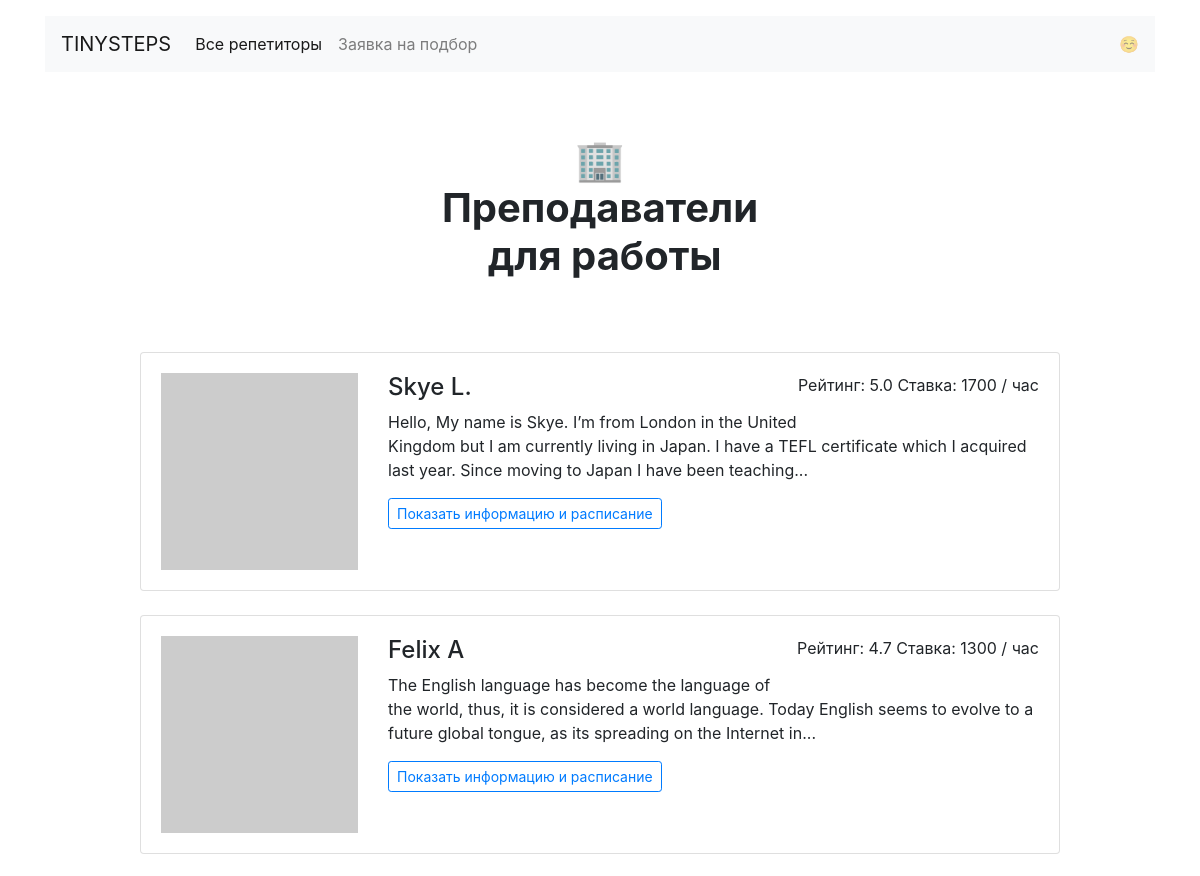
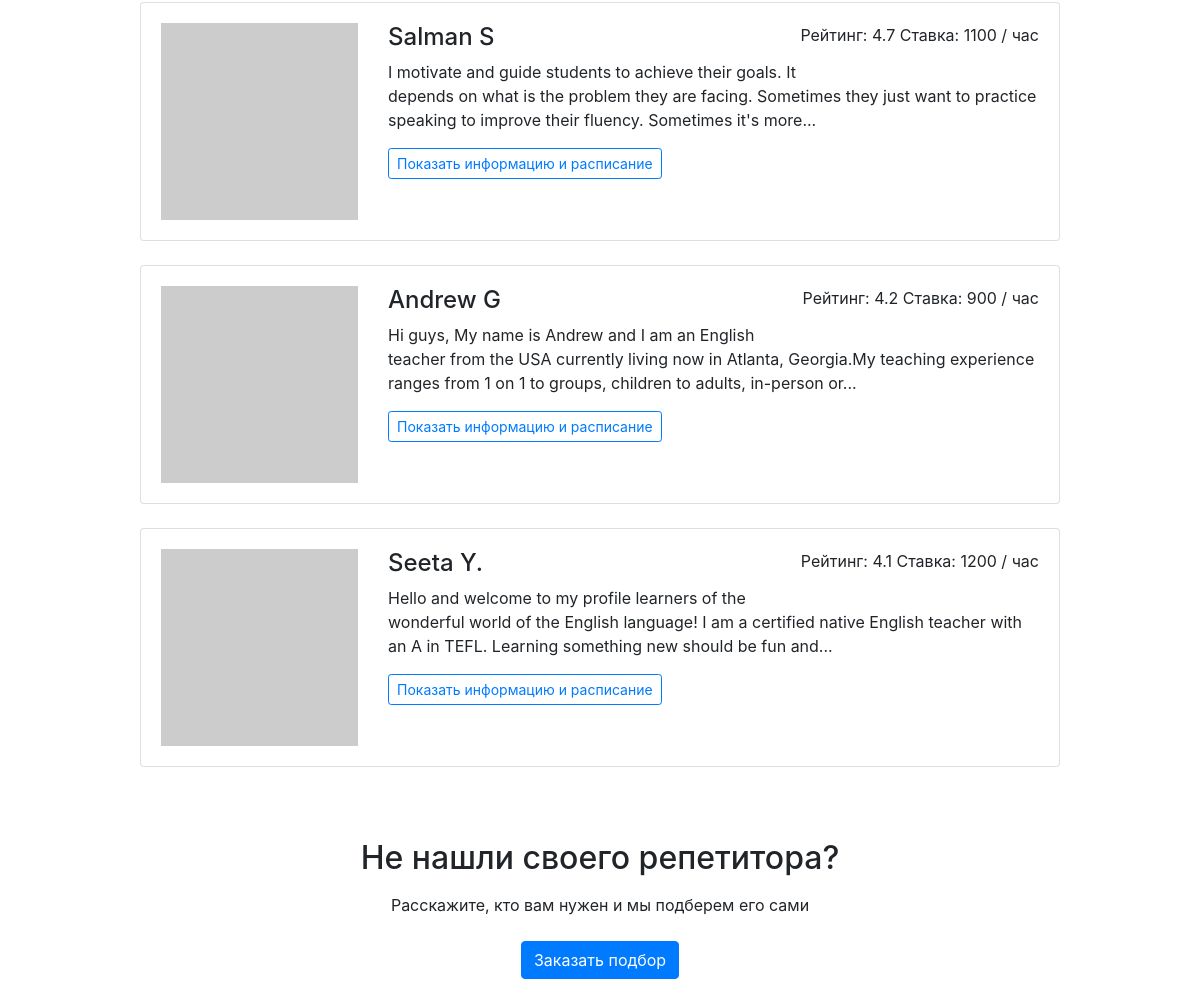
The app's page /goals/work/ with its own data (2 pictures, top to bottom).
### app.py (models this page shows)
class Goal(db.Model):
    __tablename__ = "goals"
    id = db.Column(db.Integer, primary_key=True)
    slug = db.Column(db.String(200))
    description = db.Column(db.String(200))
    teachers = db.relationship("Teacher", secondary=teachers_goals_association, back_populates="goals")
    icon = db.Column(db.String(30))

class Teacher(db.Model):
    __tablename__ = "teachers"
    id = db.Column(db.Integer, primary_key=True)
    name = db.Column(db.String(50))
    about = db.Column(db.Text)
    rating = db.Column(db.Float)
    picture = db.Column(db.String(200))
    price = db.Column(db.Integer)
    goals = db.relationship("Goal", secondary=teachers_goals_association, back_populates="teachers")
    free = db.Column(db.JSON)
    bookings = db.relationship("Booking", back_populates="teacher")

### app.py (the view)
@app.route('/goals/<goal_slug>/')
def render_goal(goal_slug):
    goal = db.session.query(Goal).filter(Goal.slug == goal_slug).one()
    profiles = db.session.query(Teacher).filter(Teacher.goals.any(id=goal.id)).order_by(Teacher.rating.desc()).all()
    icon = ICONS[goal.slug]
    return render_template('goal.html', goal=goal, profiles=profiles, icon=icon)

### templates/goal.html
{% extends 'base.html' %}
{% block content %}
  <main class="container mt-3">
    <h1 class="h1 text-center w-50 mx-auto mt-1 py-5 mb-4"><strong>{{ icon }}<br />Преподаватели <br>  {{ goal.description|lower }}</strong></h1>
      <div class="row">
        <div class="col-12 col-lg-10 offset-lg-1 m-auto">
        {% for profile in profiles %}
        <div class="card mb-4">
          <div class="card-body">
            <div class="row">
              <div class="col-3"><img src="{{ profile.picture }}" class="img-fluid" alt="{{ profile.name }}"></div>
              <div class="col-9">
                <p class="float-right">Рейтинг: {{ profile.rating }} Ставка: {{ profile.price }} / час</p>
                <h2 class="h4">{{ profile.name }}</h2>
                <p>{{ profile.about|truncate(200) }}</p>
                <a href="{{ url_for('render_profile', profile_id=profile.id) }}" class="btn btn-outline-primary btn-sm mr-3 mb-2">Показать информацию и расписание</a>
              </div>
            </div>
          </div>
        </div>
        {% endfor %}
      </div>
    </div>
    <h2 class="text-center mt-5 mb-3">Не нашли своего репетитора?</h2>
    <p class="text-center mb-4">Расскажите, кто вам нужен и мы подберем его сами</p>
    <div class="text-center pb-5">
        <a href="{{ url_for('render_request') }}" class="btn btn-primary">Заказать подбор</a>
    </div>
  </main>
{% endblock %}

### templates/base.html (shortened to what this page needs)
<!DOCTYPE html>
<html lang="ru">
<head>
  <link rel="stylesheet" href="https://stackpath.bootstrapcdn.com/bootstrap/4.3.1/css/bootstrap.min.css">
</head>
<body>
  <header class="container mt-3">
    <nav class="navbar navbar-expand-lg navbar-light bg-light">
      <a class="navbar-brand" href="{{ url_for('render_main') }}">TINYSTEPS</a>
      <div class="collapse navbar-collapse" id="navbarNav">
        <ul class="navbar-nav">
          <li class="nav-item active">
            <a class="nav-link" href="{{ url_for('render_main') }}">Все репетиторы</a>
          </li>
          <li class="nav-item">
            <a class="nav-link" href="{{ url_for('render_request') }}">Заявка на подбор</a>
          </li>
        </ul>
      </div>
      <span class="navbar-text d-sm-none d-lg-block">
        ☺️
      </span>
    </nav>
  </header>
  {% block content %}
  {% endblock %}
</body>
</html>

### records on screen
Goal: description "для работы"
Teacher: rating "5.0", price "1700", name "Skye L.", about "Hello, My name is Skye. I’m from London in the United Kingdom but I am currently living in Japan. I have a TEFL certificate which I acquired last year. Since moving to Japan I have been teaching..."
Teacher: rating "4.7", price "1300", name "Felix A", about "The English language has become the language of the world, thus, it is considered a world language. Today English seems to evolve to a future global tongue, as its spreading on the Internet in..."
Teacher: rating "4.7", price "1100", name "Salman S", about "I motivate and guide students to achieve their goals. It depends on what is the problem they are facing. Sometimes they just want to practice speaking to improve their fluency. Sometimes it's more..."
Teacher: rating "4.2", price "900", name "Andrew G", about "Hi guys, My name is Andrew and I am an English teacher from the USA currently living now in Atlanta, Georgia.My teaching experience ranges from 1 on 1 to groups, children to adults, in-person or..."
Teacher: rating "4.1", price "1200", name "Seeta Y.", about "Hello and welcome to my profile learners of the wonderful world of the English language! I am a certified native English teacher with an A in TEFL. Learning something new should be fun and..."

### other values on screen
{{ icon }} "🏢"
